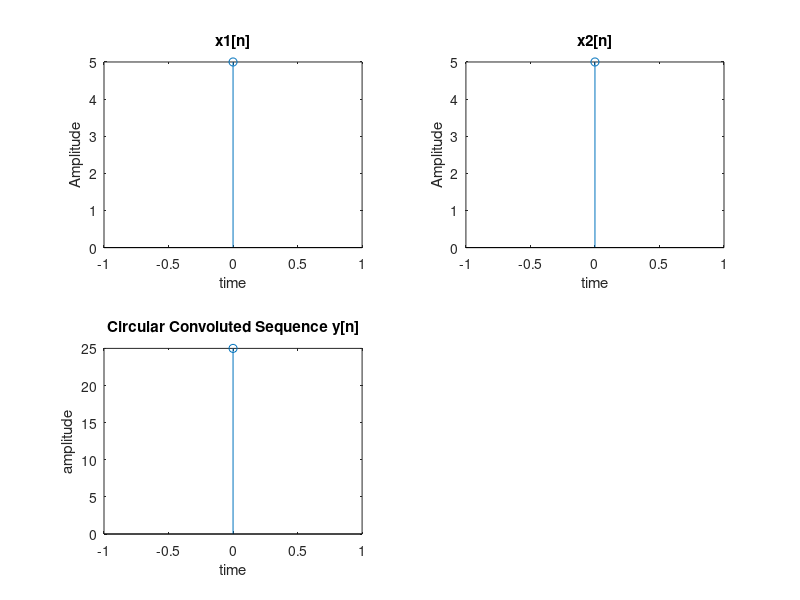

Reproduce this figure in MATLAB.
%Circular Convolution Using DFT And IDFT Method%
clc;
clear all;
x1=input("x1: "); %Taking input from user
x2=input("x2: "); %Taking input from user
subplot(2,2,1)
n=0:1:length(x1)-1;
stem(n,x1); %plotting the first sequence
xlabel("time");
ylabel("Amplitude");
title("x1[n]");

subplot(2,2,2)
n=0:1:length(x2)-1;
stem(n,x2); %plotting the second sequence
xlabel("time");
ylabel("Amplitude");
title("x2[n]");

%CALCULATE INDIVIDUAL DFTs --> PRODUCT OF THEM --> IDFT OF THE PRODUCT --> RESULT OF CIRCULAR CONVOLUTION%

N=max(length(x1),length(x2)); %calculating the maximum length between the two sequences
x1=[x1,zeros(1,N-length(x1))];  %zero padding for equaling length
x2=[x2,zeros(1,N-length(x2))];  %zero padding for equaling length
X1=zeros(1,N);  %declaring arrays to store dft of each sequence
X2=zeros(1,N);
Z=zeros(1,N);   %delclaring the array to store the product of the above two dft arrays
for k=0:N-1 %analytical method for DFT calculation
  for n=0:N-1
    X1(k+1)=X1(k+1)+(x1(n+1).*exp((-j*2*pi*k*n)/N));  %calculating the DFT for 1st sequence
    X2(k+1)=X2(k+1)+(x2(n+1).*exp((-j*2*pi*k*n)/N));  %calculating the DFT for 2nd sequence
    Z(k+1)=X1(k+1)*X2(k+1); %storing the product of both the arrays(DFT)
  endfor
end
y=zeros(1,N); %array for storing the result of circular convolution
for n=0:N-1 %analytical method for IDFT calculation
  for k=0:N-1
    y(n+1)=y(n+1)+(1/N)*(Z(k+1).*exp((j*2*pi*k*n)/N));  %calculating the IDFT
  endfor
end
disp(abs(y));
n=0:1:N-1;
subplot(2,2,3);
stem(n,abs(y)); %plotting the result of the circular convolution
xlabel("time");
ylabel("amplitude");
title("Circular Convoluted Sequence y[n]");
